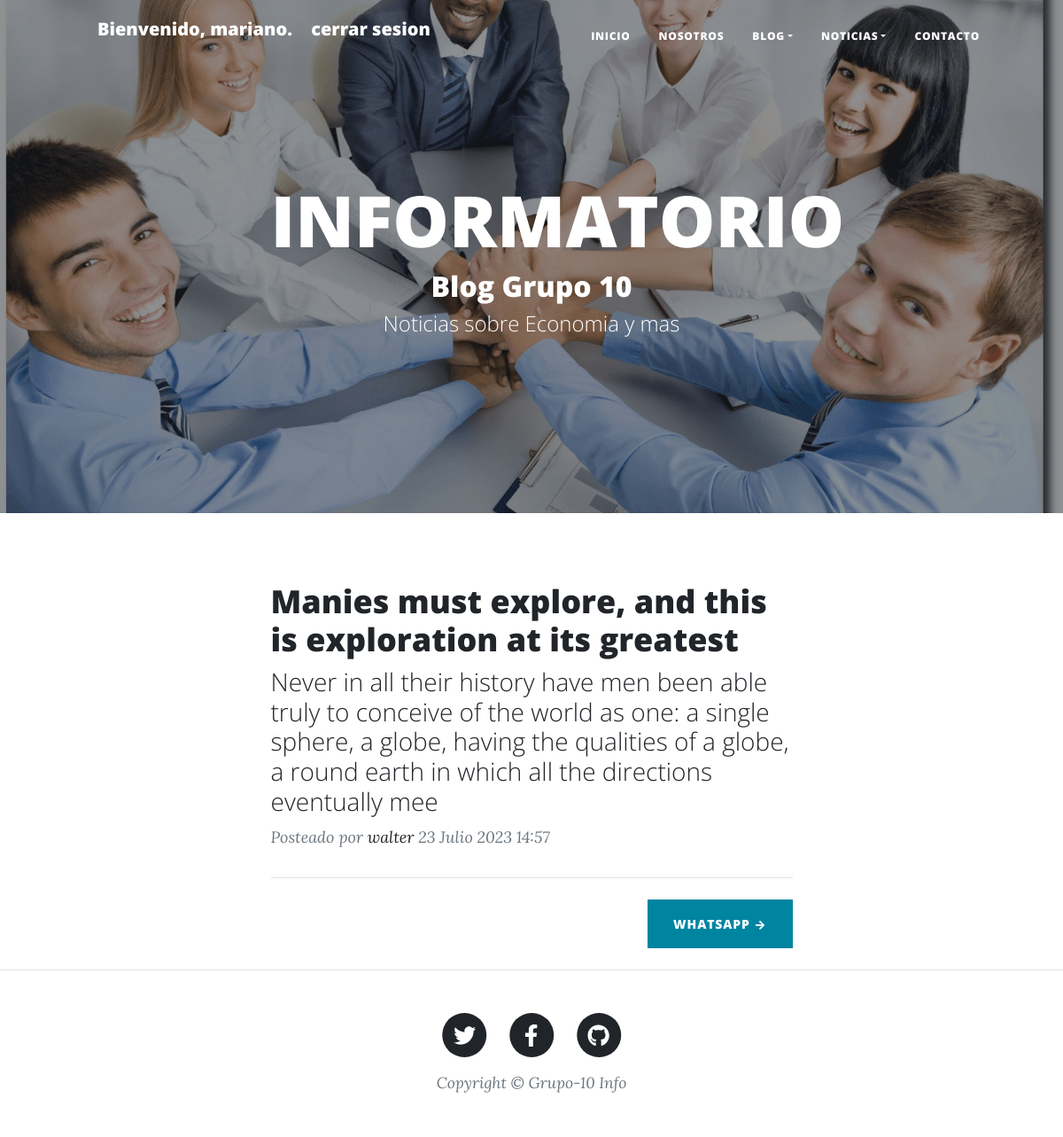
The page / (signed in) on the database its author committed.
### apps/usuarios/models.py (models this page shows)
class Usuario(AbstractUser):
    pass

### apps/blogpost/models.py (models this page shows, shortened)
class Post(models.Model):
    titulo = models.CharField(max_length=255)
    subtituloGenral = models.CharField(max_length=255, null=True)
    autor = models.ForeignKey(settings.AUTH_USER_MODEL, on_delete=models.CASCADE)
    cuerpo=models.TextField()
    slug = models.SlugField()
    fechaCreado= models.DateTimeField(auto_now_add=True,null=True)
    titulo2 = models.CharField(max_length=255, null=True)
    subtituloGenral2 = models.CharField(max_length=255, null=True)
    cuerpo2 = models.TextField( null=True)
    imagen1 = models.ImageField(upload_to='blogpost/', null=True)
    imagen2 = models.ImageField(upload_to='blogpost/', null=True)
    pieDeFoto = models.CharField(max_length=255,null=True)
    pieDePosteo=models.TextField(null=True)

### blog/views.py (the view)
# urls.py: path('',views.inicio2, name='inicio2'),
def inicio2 (request):
    post = Post.objects.all()
    return render(request,'home2.html',{'post':post})

### blog/contexto_processo.py (called while the page is built)
def logged_in_user(request):
    return {'logged_in_user': request.user}

### templates/home2.html (shortened to what this page needs)
{%extends 'base2.html' %}
{% load static %}
{%block head %}
<header class="masthead" style="background-image: url('static/image/home Grupo10.jpg')">
    <div class="container position-relative px-4 px-lg-5">
        <div class="row gx-4 gx-lg-5 justify-content-center">
            <div class="col-md-10 col-lg-8 col-xl-7">
                <div class="site-heading">
                    <h1>INFORMATORIO</h1>
                    <h2>Blog Grupo 10</h2>
                    <span class="subheading">Noticias sobre Economia y mas </span>
                </div>
            </div>
        </div>
    </div>
</header>
{% endblock head%}
 {% block contenido %}
   <div class="container px-4 px-lg-5">
    <div class="row gx-4 gx-lg-5 justify-content-center">
        <div class="col-md-10 col-lg-8 col-xl-7">
                {% for cadaPost in post %}
                <div class="post-preview">
                    <a href="{% url 'blogpost:detalle' cadaPost.id %}">
                        <h2 class="post-title">{{cadaPost.titulo}}</h2>
                        <h3 class="post-subtitle">{{cadaPost.cuerpo |slice:"200"}}</h3>
                    </a>
                    <p class="post-meta">
                        Posteado por
                        <a href="#!">{{cadaPost.autor}}</a>
                        {{cadaPost.fechaCreado}}
                    </p>
                </div>
              {% endfor %}
            <hr class="my-4" />
            <div class="d-flex justify-content-end mb-4"><a class="btn btn-primary text-uppercase" href="#!">whatsapp →</a></div>
        </div>
    </div>
</div>
{% endblock contenido %}

### templates/base2.html (shortened to what this page needs)
{% load static %}
<!DOCTYPE html>
<html lang="en">
<head>
    <link rel="stylesheet" href="{% static 'css/styles2.css' %}">
</head>
<head>
    {% block head %} {% endblock head %}
</head>
<body>
    <nav class="navbar navbar-expand-lg navbar-light" id="mainNav">
        <div class="container px-4 px-lg-5">
            <ul>
                {% if user.is_authenticated %}
                <a class="navbar-brand" >Bienvenido, {{ logged_in_user.username }}.</a>
                <a class="navbar-brand"  href="{% url 'logout' %}">cerrar sesion</a>
                {% endif %}
           </ul>
            <div class="collapse navbar-collapse" id="navbarResponsive">
                <ul class="navbar-nav ms-auto py-4 py-lg-0">
                    <li class="nav-item " ><a class="nav-link px-lg-3 py-3 py-lg-4 " href="{%url 'inicio2'%}">Inicio </a></li>
                    <li class="nav-item "><a class="nav-link px-lg-3 py-3 py-lg-4" href="{%url 'nosotros2'%}">Nosotros</a></li>
                    <li class="nav-item dropdown">
                        <a class="nav-link dropdown-toggle px-lg-3 py-3 py-lg-4" id="navbarDropdown" href="" role="button" data-bs-toggle="dropdown" aria-expanded="false">Blog</a>
                    </li>
                    <li class="nav-item dropdown">
                        <a class="nav-link dropdown-toggle px-lg-3 py-3 py-lg-4" id="navbarDropdown" href="" role="button" data-bs-toggle="dropdown" aria-expanded="false">Noticias</a>
                    </li>
                    <li class="nav-item"><a class="nav-link px-lg-3 py-3 py-lg-4" href="{% url 'contactos:contacto' %}">Contacto</a></li>
                </ul>
            </div>
        </div>
    </nav>
    {% block contenido %}
    {%endblock contenido %}
</body>
<footer class="border-top">
    <div class="container px-4 px-lg-5">
        <div class="row gx-4 gx-lg-5 justify-content-center">
            <div class="col-md-10 col-lg-8 col-xl-7">
                <ul class="list-inline text-center">
                    <li class="list-inline-item">
                        <a href="#!">
                            <span class="fa-stack fa-lg">
                                <i class="fas fa-circle fa-stack-2x"></i>
                                <i class="fab fa-twitter fa-stack-1x fa-inverse"></i>
                            </span>
                        </a>
                    </li>
                    <li class="list-inline-item">
                        <a href="#!">
                            <span class="fa-stack fa-lg">
                                <i class="fas fa-circle fa-stack-2x"></i>
                                <i class="fab fa-facebook-f fa-stack-1x fa-inverse"></i>
                            </span>
                        </a>
                    </li>
                    <li class="list-inline-item">
                        <a href="#!">
                            <span class="fa-stack fa-lg">
                                <i class="fas fa-circle fa-stack-2x"></i>
                                <i class="fab fa-github fa-stack-1x fa-inverse"></i>
                            </span>
                        </a>
                    </li>
                </ul>
                <div class="small text-center text-muted fst-italic">Copyright &copy; Grupo-10 Info</div>
            </div>
        </div>
    </div>
</footer>
</html>

### rows shown on the page
Usuario: username "mariano"
Post: titulo "Manies must explore, and this is exploration at its greatest", cuerpo "Never in all their history have men been able truly to conceive of the world as one: a single sphere, a globe, having the qualities of a globe, a round earth in which all the directions eventually mee", autor "walter", fechaCreado "23 Julio 2023 14:57"
